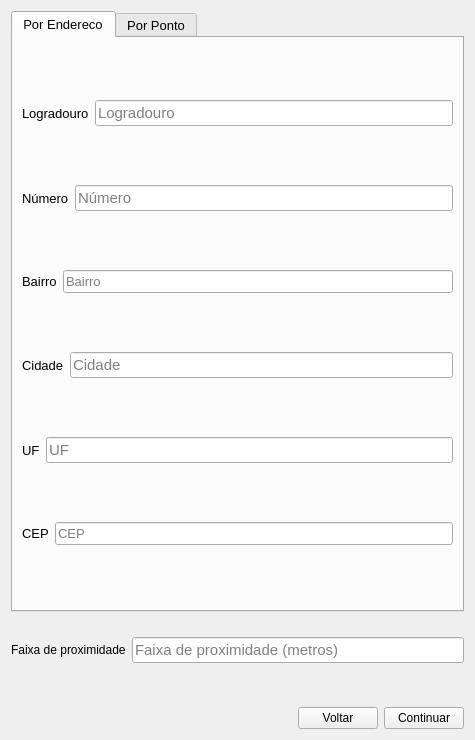
<?xml version="1.0" encoding="UTF-8"?>
<ui version="4.0">
 <class>Form</class>
 <widget class="QWidget" name="Form">
  <property name="geometry">
   <rect>
    <x>0</x>
    <y>0</y>
    <width>475</width>
    <height>740</height>
   </rect>
  </property>
  <property name="windowTitle">
   <string>Sobreposição através de um endereço ou ponto</string>
  </property>
  <layout class="QVBoxLayout" name="verticalLayout_3">
   <item>
    <widget class="QTabWidget" name="tabWidget">
     <property name="font">
      <font>
       <pointsize>10</pointsize>
      </font>
     </property>
     <property name="currentIndex">
      <number>0</number>
     </property>
     <widget class="QWidget" name="tab">
      <attribute name="title">
       <string>Por Endereco</string>
      </attribute>
      <layout class="QVBoxLayout" name="verticalLayout">
       <item>
        <layout class="QHBoxLayout" name="horizontalLayout_2">
         <item>
          <widget class="QLabel" name="label">
           <property name="text">
            <string>Logradouro</string>
           </property>
          </widget>
         </item>
         <item>
          <widget class="QLineEdit" name="txt_logradouro">
           <property name="font">
            <font>
             <pointsize>11</pointsize>
            </font>
           </property>
           <property name="accessibleName">
            <string/>
           </property>
           <property name="layoutDirection">
            <enum>Qt::LeftToRight</enum>
           </property>
           <property name="inputMask">
            <string/>
           </property>
           <property name="text">
            <string/>
           </property>
           <property name="frame">
            <bool>true</bool>
           </property>
           <property name="placeholderText">
            <string>Logradouro</string>
           </property>
           <property name="cursorMoveStyle">
            <enum>Qt::LogicalMoveStyle</enum>
           </property>
          </widget>
         </item>
        </layout>
       </item>
       <item>
        <layout class="QHBoxLayout" name="horizontalLayout_3">
         <item>
          <widget class="QLabel" name="label_2">
           <property name="text">
            <string>Número</string>
           </property>
          </widget>
         </item>
         <item>
          <widget class="QLineEdit" name="txt_numero">
           <property name="font">
            <font>
             <pointsize>11</pointsize>
            </font>
           </property>
           <property name="accessibleName">
            <string/>
           </property>
           <property name="layoutDirection">
            <enum>Qt::LeftToRight</enum>
           </property>
           <property name="inputMask">
            <string/>
           </property>
           <property name="text">
            <string/>
           </property>
           <property name="frame">
            <bool>true</bool>
           </property>
           <property name="placeholderText">
            <string>Número</string>
           </property>
           <property name="cursorMoveStyle">
            <enum>Qt::LogicalMoveStyle</enum>
           </property>
          </widget>
         </item>
        </layout>
       </item>
       <item>
        <layout class="QHBoxLayout" name="horizontalLayout_4">
         <item>
          <widget class="QLabel" name="label_3">
           <property name="text">
            <string>Bairro</string>
           </property>
          </widget>
         </item>
         <item>
          <widget class="QLineEdit" name="txt_bairro">
           <property name="placeholderText">
            <string>Bairro</string>
           </property>
          </widget>
         </item>
        </layout>
       </item>
       <item>
        <layout class="QHBoxLayout" name="horizontalLayout_6">
         <item>
          <widget class="QLabel" name="label_4">
           <property name="text">
            <string>Cidade</string>
           </property>
          </widget>
         </item>
         <item>
          <widget class="QLineEdit" name="txt_cidade">
           <property name="font">
            <font>
             <pointsize>11</pointsize>
            </font>
           </property>
           <property name="accessibleName">
            <string/>
           </property>
           <property name="layoutDirection">
            <enum>Qt::LeftToRight</enum>
           </property>
           <property name="inputMask">
            <string/>
           </property>
           <property name="text">
            <string/>
           </property>
           <property name="frame">
            <bool>true</bool>
           </property>
           <property name="placeholderText">
            <string>Cidade</string>
           </property>
           <property name="cursorMoveStyle">
            <enum>Qt::LogicalMoveStyle</enum>
           </property>
          </widget>
         </item>
        </layout>
       </item>
       <item>
        <layout class="QHBoxLayout" name="horizontalLayout">
         <item>
          <widget class="QLabel" name="label_5">
           <property name="text">
            <string>UF</string>
           </property>
          </widget>
         </item>
         <item>
          <widget class="QLineEdit" name="txt_uf">
           <property name="font">
            <font>
             <pointsize>11</pointsize>
            </font>
           </property>
           <property name="accessibleName">
            <string/>
           </property>
           <property name="layoutDirection">
            <enum>Qt::LeftToRight</enum>
           </property>
           <property name="inputMask">
            <string/>
           </property>
           <property name="text">
            <string/>
           </property>
           <property name="frame">
            <bool>true</bool>
           </property>
           <property name="placeholderText">
            <string>UF</string>
           </property>
           <property name="cursorMoveStyle">
            <enum>Qt::LogicalMoveStyle</enum>
           </property>
          </widget>
         </item>
        </layout>
       </item>
       <item>
        <layout class="QHBoxLayout" name="horizontalLayout_7">
         <item>
          <widget class="QLabel" name="label_6">
           <property name="text">
            <string>CEP</string>
           </property>
          </widget>
         </item>
         <item>
          <widget class="QLineEdit" name="txt_cep">
           <property name="placeholderText">
            <string>CEP</string>
           </property>
          </widget>
         </item>
        </layout>
       </item>
      </layout>
     </widget>
     <widget class="QWidget" name="tab_2">
      <attribute name="title">
       <string>Por Ponto</string>
      </attribute>
      <layout class="QVBoxLayout" name="verticalLayout_2">
       <item>
        <layout class="QHBoxLayout" name="horizontalLayout_9">
         <item>
          <widget class="QLabel" name="label_8">
           <property name="text">
            <string>Longitude</string>
           </property>
          </widget>
         </item>
         <item>
          <widget class="QLineEdit" name="txt_lon">
           <property name="font">
            <font>
             <pointsize>11</pointsize>
            </font>
           </property>
           <property name="accessibleName">
            <string/>
           </property>
           <property name="layoutDirection">
            <enum>Qt::LeftToRight</enum>
           </property>
           <property name="inputMask">
            <string/>
           </property>
           <property name="text">
            <string/>
           </property>
           <property name="frame">
            <bool>true</bool>
           </property>
           <property name="placeholderText">
            <string>longitude</string>
           </property>
           <property name="cursorMoveStyle">
            <enum>Qt::LogicalMoveStyle</enum>
           </property>
          </widget>
         </item>
        </layout>
       </item>
       <item>
        <layout class="QHBoxLayout" name="horizontalLayout_10">
         <item>
          <widget class="QLabel" name="label_9">
           <property name="text">
            <string>Latitude</string>
           </property>
          </widget>
         </item>
         <item>
          <widget class="QLineEdit" name="txt_lat">
           <property name="font">
            <font>
             <pointsize>11</pointsize>
            </font>
           </property>
           <property name="accessibleName">
            <string/>
           </property>
           <property name="layoutDirection">
            <enum>Qt::LeftToRight</enum>
           </property>
           <property name="inputMask">
            <string/>
           </property>
           <property name="text">
            <string/>
           </property>
           <property name="frame">
            <bool>true</bool>
           </property>
           <property name="placeholderText">
            <string>latitude</string>
           </property>
           <property name="cursorMoveStyle">
            <enum>Qt::LogicalMoveStyle</enum>
           </property>
          </widget>
         </item>
        </layout>
       </item>
       <item>
        <layout class="QHBoxLayout" name="horizontalLayout_11">
         <item>
          <widget class="QLabel" name="label_10">
           <property name="text">
            <string>SRID</string>
           </property>
          </widget>
         </item>
         <item>
          <widget class="QComboBox" name="refSysCombo">
           <property name="editable">
            <bool>true</bool>
           </property>
           <property name="currentText">
            <string>Sistema de coordenadas de referência</string>
           </property>
           <property name="placeholderText">
            <string/>
           </property>
           <item>
            <property name="text">
             <string>Sistema de coordenadas de referência</string>
            </property>
           </item>
          </widget>
         </item>
        </layout>
       </item>
      </layout>
     </widget>
    </widget>
   </item>
   <item>
    <spacer name="horizontalSpacer_16">
     <property name="orientation">
      <enum>Qt::Horizontal</enum>
     </property>
     <property name="sizeHint" stdset="0">
      <size>
       <width>385</width>
       <height>19</height>
      </size>
     </property>
    </spacer>
   </item>
   <item>
    <layout class="QHBoxLayout" name="horizontalLayout_8">
     <item>
      <widget class="QLabel" name="label_7">
       <property name="text">
        <string>Faixa de proximidade</string>
       </property>
      </widget>
     </item>
     <item>
      <widget class="QLineEdit" name="txt_raio">
       <property name="font">
        <font>
         <pointsize>11</pointsize>
        </font>
       </property>
       <property name="accessibleName">
        <string/>
       </property>
       <property name="layoutDirection">
        <enum>Qt::LeftToRight</enum>
       </property>
       <property name="inputMask">
        <string/>
       </property>
       <property name="text">
        <string/>
       </property>
       <property name="frame">
        <bool>true</bool>
       </property>
       <property name="placeholderText">
        <string>Faixa de proximidade (metros)</string>
       </property>
       <property name="cursorMoveStyle">
        <enum>Qt::LogicalMoveStyle</enum>
       </property>
      </widget>
     </item>
    </layout>
   </item>
   <item>
    <spacer name="horizontalSpacer_17">
     <property name="orientation">
      <enum>Qt::Horizontal</enum>
     </property>
     <property name="sizeHint" stdset="0">
      <size>
       <width>385</width>
       <height>18</height>
      </size>
     </property>
    </spacer>
   </item>
   <item>
    <spacer name="horizontalSpacer_7">
     <property name="orientation">
      <enum>Qt::Horizontal</enum>
     </property>
     <property name="sizeHint" stdset="0">
      <size>
       <width>40</width>
       <height>20</height>
      </size>
     </property>
    </spacer>
   </item>
   <item>
    <layout class="QHBoxLayout" name="horizontalLayout_5">
     <item>
      <spacer name="horizontalSpacer_4">
       <property name="orientation">
        <enum>Qt::Horizontal</enum>
       </property>
       <property name="sizeHint" stdset="0">
        <size>
         <width>40</width>
         <height>20</height>
        </size>
       </property>
      </spacer>
     </item>
     <item>
      <widget class="QPushButton" name="btn_voltar">
       <property name="text">
        <string>Voltar</string>
       </property>
      </widget>
     </item>
     <item>
      <widget class="QPushButton" name="btn_continuar">
       <property name="text">
        <string>Continuar</string>
       </property>
      </widget>
     </item>
    </layout>
   </item>
  </layout>
 </widget>
 <resources/>
 <connections/>
</ui>
